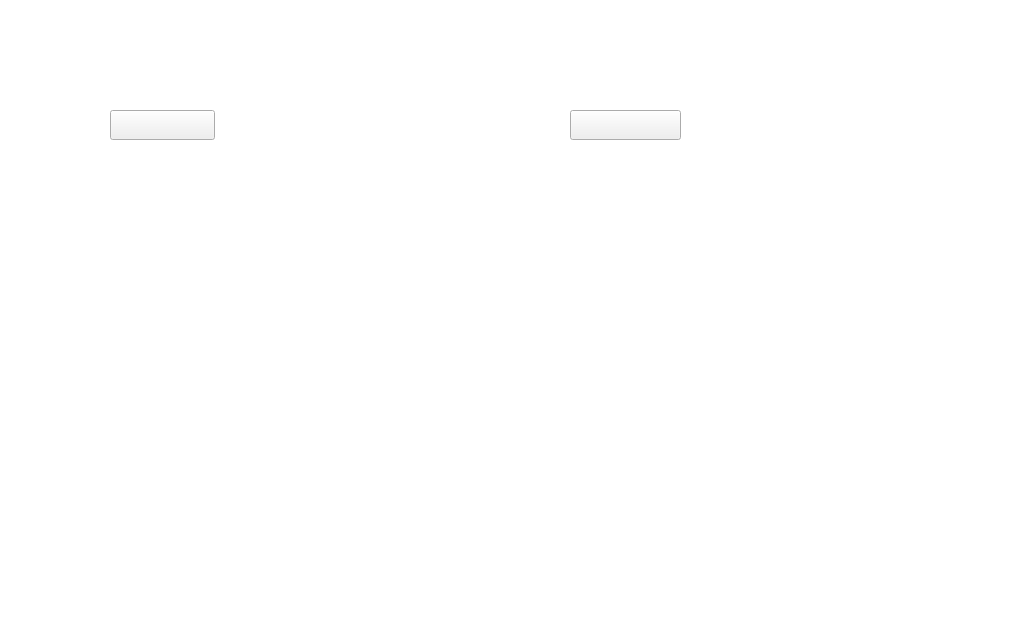
<?xml version="1.0" encoding="UTF-8"?>
<ui version="4.0">
 <class>iGEM2012GUIClass</class>
 <widget class="QMainWindow" name="iGEM2012GUIClass">
  <property name="geometry">
   <rect>
    <x>0</x>
    <y>0</y>
    <width>1024</width>
    <height>640</height>
   </rect>
  </property>
  <property name="minimumSize">
   <size>
    <width>1024</width>
    <height>640</height>
   </size>
  </property>
  <property name="maximumSize">
   <size>
    <width>1024</width>
    <height>640</height>
   </size>
  </property>
  <property name="windowTitle">
   <string>iGEM2012GUI</string>
  </property>
  <property name="autoFillBackground">
   <bool>false</bool>
  </property>
  <property name="styleSheet">
   <string notr="true">QMainWindow {
	background:transparent;
}</string>
  </property>
  <widget class="QWidget" name="centralWidget">
   <property name="styleSheet">
    <string notr="true">QWidget#centralWidget {
	border-image:url(:/iGEM2012GUI/Resources/finished_1.png);
}
QPushButton#import_data {
	border-image:url(:/iGEM2012GUI/Resources/set_2_white/import_data.png);
}

QPushButton#go_to_console {
	border-image:url(:/iGEM2012GUI/Resources/set_2_white/go_to_console.png);
}</string>
   </property>
   <widget class="QPushButton" name="import_data">
    <property name="geometry">
     <rect>
      <x>110</x>
      <y>110</y>
      <width>105</width>
      <height>30</height>
     </rect>
    </property>
    <property name="styleSheet">
     <string notr="true"/>
    </property>
    <property name="text">
     <string/>
    </property>
   </widget>
   <widget class="QPushButton" name="go_to_console">
    <property name="geometry">
     <rect>
      <x>570</x>
      <y>110</y>
      <width>111</width>
      <height>30</height>
     </rect>
    </property>
    <property name="text">
     <string/>
    </property>
   </widget>
   <widget class="QLabel" name="label_type">
    <property name="geometry">
     <rect>
      <x>780</x>
      <y>220</y>
      <width>141</width>
      <height>21</height>
     </rect>
    </property>
    <property name="font">
     <font>
      <pointsize>11</pointsize>
      <stylestrategy>PreferAntialias</stylestrategy>
     </font>
    </property>
    <property name="text">
     <string/>
    </property>
   </widget>
   <widget class="QLabel" name="label_color">
    <property name="geometry">
     <rect>
      <x>830</x>
      <y>170</y>
      <width>31</width>
      <height>31</height>
     </rect>
    </property>
    <property name="autoFillBackground">
     <bool>false</bool>
    </property>
    <property name="text">
     <string/>
    </property>
   </widget>
   <widget class="QLabel" name="label_max">
    <property name="geometry">
     <rect>
      <x>780</x>
      <y>260</y>
      <width>141</width>
      <height>21</height>
     </rect>
    </property>
    <property name="font">
     <font>
      <pointsize>11</pointsize>
      <stylestrategy>PreferAntialias</stylestrategy>
     </font>
    </property>
    <property name="text">
     <string/>
    </property>
   </widget>
   <widget class="QLabel" name="label_min">
    <property name="geometry">
     <rect>
      <x>780</x>
      <y>300</y>
      <width>141</width>
      <height>21</height>
     </rect>
    </property>
    <property name="font">
     <font>
      <pointsize>11</pointsize>
      <stylestrategy>PreferAntialias</stylestrategy>
     </font>
    </property>
    <property name="text">
     <string/>
    </property>
   </widget>
   <widget class="QLabel" name="label_total_point">
    <property name="geometry">
     <rect>
      <x>780</x>
      <y>340</y>
      <width>141</width>
      <height>21</height>
     </rect>
    </property>
    <property name="font">
     <font>
      <pointsize>11</pointsize>
      <stylestrategy>PreferAntialias</stylestrategy>
     </font>
    </property>
    <property name="text">
     <string/>
    </property>
   </widget>
  </widget>
 </widget>
 <layoutdefault spacing="6" margin="11"/>
 <resources>
  <include location="igem2012gui.qrc"/>
 </resources>
 <connections/>
 <slots>
  <slot>OpenDataFile()</slot>
 </slots>
</ui>
